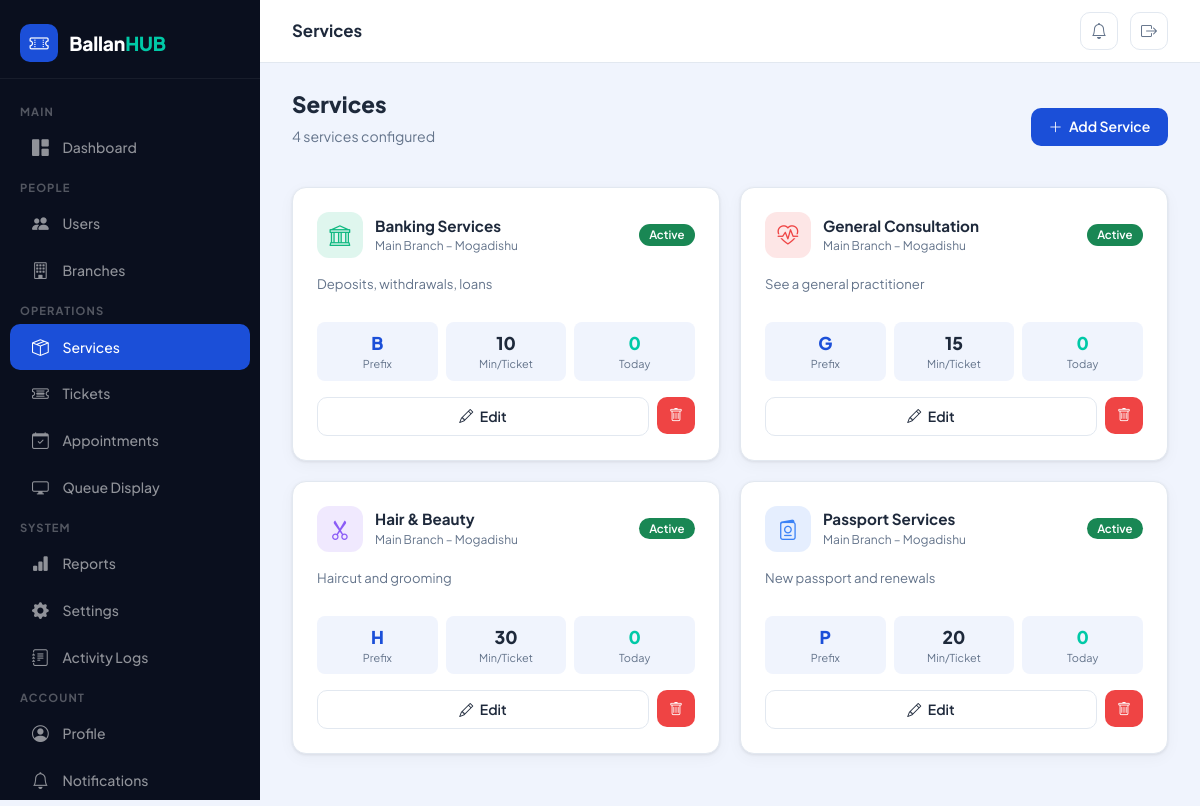
Screenshot of /admin/services.php (signed in) with the database file from the repository.
### tables this page shows
CREATE TABLE `services` (
  `id` INT UNSIGNED NOT NULL AUTO_INCREMENT,
  `branch_id` INT UNSIGNED NOT NULL,
  `name` VARCHAR(150) NOT NULL,
  `description` TEXT,
  `prefix` VARCHAR(5) NOT NULL DEFAULT 'A',
  `avg_duration_minutes` INT DEFAULT 10,
  `max_capacity` INT DEFAULT 100,
  `status` ENUM('active','inactive') DEFAULT 'active',
  `icon` VARCHAR(100) DEFAULT 'bi-person-badge',
  `color` VARCHAR(20) DEFAULT '#3b82f6',
  `created_at` TIMESTAMP DEFAULT CURRENT_TIMESTAMP,
  `updated_at` TIMESTAMP DEFAULT CURRENT_TIMESTAMP ON UPDATE CURRENT_TIMESTAMP,
  PRIMARY KEY (`id`),
  FOREIGN KEY (`branch_id`) REFERENCES `branches`(`id`) ON DELETE CASCADE,
  INDEX `idx_branch` (`branch_id`),
  INDEX `idx_status` (`status`)
);

CREATE TABLE `branches` (
  `id` INT UNSIGNED NOT NULL AUTO_INCREMENT,
  `name` VARCHAR(150) NOT NULL,
  `address` TEXT,
  `phone` VARCHAR(30),
  `email` VARCHAR(150),
  `city` VARCHAR(100),
  `country` VARCHAR(100) DEFAULT 'Somalia',
  `status` ENUM('active','inactive') DEFAULT 'active',
  `created_at` TIMESTAMP DEFAULT CURRENT_TIMESTAMP,
  `updated_at` TIMESTAMP DEFAULT CURRENT_TIMESTAMP ON UPDATE CURRENT_TIMESTAMP,
  PRIMARY KEY (`id`),
  INDEX `idx_status` (`status`)
);

### admin/services.php (the view, shortened to what this page needs)
<?php
require_once __DIR__ . '/../bootstrap.php';
$pdo = db();
$pageTitle = 'Services';
$services = $pdo->query(
    "SELECT s.*, b.name AS branch_name,
            (SELECT COUNT(*) FROM tickets t
             WHERE t.service_id = s.id AND DATE(t.created_at) = CURDATE()) AS today_tickets
     FROM services s
     JOIN branches b ON b.id = s.branch_id
     ORDER BY s.branch_id, s.name"
)->fetchAll();
require_once __DIR__ . '/../views/partials/header.php';
?>
<div style="display:flex;align-items:center;justify-content:space-between;margin-bottom:1.5rem">
  <div>
    <h1 style="font-size:1.4rem;font-weight:800">Services</h1>
    <p style="color:var(--muted);font-size:.88rem"><?= count($services) ?> services configured</p>
  </div>
  <button class="btn-brand" data-bs-toggle="modal" data-bs-target="#svcModal" onclick="resetForm()">
    <i class="bi bi-plus-lg"></i> Add Service
  </button>
</div>
<div style="display:grid;grid-template-columns:repeat(auto-fill,minmax(280px,1fr));gap:1.25rem;margin-bottom:1.5rem">
  <?php foreach ($services as $svc): ?>
  <div class="panel" style="margin-bottom:0">
    <div class="panel-body">
      <div style="display:flex;align-items:center;justify-content:space-between;margin-bottom:1rem">
        <div style="display:flex;align-items:center;gap:.75rem">
          <div style="width:46px;height:46px;border-radius:12px;background:<?= e($svc['color']) ?>22;
                      display:grid;place-items:center;font-size:1.3rem;color:<?= e($svc['color']) ?>">
            <i class="bi <?= e($svc['icon']) ?>"></i>
          </div>
          <div>
            <div style="font-weight:700;font-size:.95rem"><?= e($svc['name']) ?></div>
            <div style="font-size:.75rem;color:var(--muted)"><?= e($svc['branch_name']) ?></div>
          </div>
        </div>
        <?= statusBadge($svc['status']) ?>
      </div>
      <p style="font-size:.82rem;color:var(--muted);margin-bottom:1rem;min-height:2rem">
        <?= e($svc['description'] ?? '') ?>
      </p>
      <div style="display:grid;grid-template-columns:1fr 1fr 1fr;gap:.5rem;margin-bottom:1rem">
        <div style="text-align:center;background:var(--bg);border-radius:8px;padding:.5rem">
          <div style="font-size:1.1rem;font-weight:800;color:var(--brand)"><?= e($svc['prefix']) ?></div>
          <div style="font-size:.68rem;color:var(--muted)">Prefix</div>
        </div>
        <div style="text-align:center;background:var(--bg);border-radius:8px;padding:.5rem">
          <div style="font-size:1.1rem;font-weight:800"><?= $svc['avg_duration_minutes'] ?></div>
          <div style="font-size:.68rem;color:var(--muted)">Min/Ticket</div>
        </div>
        <div style="text-align:center;background:var(--bg);border-radius:8px;padding:.5rem">
          <div style="font-size:1.1rem;font-weight:800;color:var(--accent)"><?= $svc['today_tickets'] ?></div>
          <div style="font-size:.68rem;color:var(--muted)">Today</div>
        </div>
      </div>
      <div style="display:flex;gap:.5rem">
        <button class="btn-ghost" style="flex:1;justify-content:center"
                onclick='openEdit(<?= htmlspecialchars(json_encode($svc), ENT_QUOTES) ?>)'>
          <i class="bi bi-pencil"></i> Edit
        </button>
        <form method="POST" onsubmit="return confirm('Delete this service and all its tickets?')">
          <button type="submit" class="btn-danger" style="padding:.5rem .75rem">
            <i class="bi bi-trash"></i>
          </button>
        </form>
      </div>
    </div>
  </div>
  <?php endforeach; ?>
</div>
<?php
require_once __DIR__ . '/../views/partials/footer.php';
?>

### views/partials/header.php (shortened to what this page needs)
<!DOCTYPE html>
<html lang="en">
<head>
  <link href="https://cdn.jsdelivr.net/npm/bootstrap-icons@1.11.3/font/bootstrap-icons.css" rel="stylesheet">
  <link href="https://cdn.jsdelivr.net/npm/bootstrap@5.3.3/dist/css/bootstrap.min.css" rel="stylesheet">
</head>
<body>
<aside class="sidebar" id="sidebar">
  <a href="<?= APP_URL ?>/admin/dashboard.php" class="sidebar-brand">
    <div class="brand-icon"><i class="bi bi-ticket-perforated"></i></div>
    <span class="brand-name">Ballan<span>HUB</span></span>
  </a>
  <nav class="sidebar-nav">
    <?php $role = $_SESSION['role_id'] ?? 3; ?>
    <?php if ($role == ROLE_ADMIN): ?>
    <div class="nav-section">Main</div>
    <a href="<?= APP_URL ?>/admin/dashboard.php"   class="nav-link <?= isActive('dashboard') ?>">
      <i class="bi bi-grid-1x2-fill"></i> Dashboard
    </a>
    <div class="nav-section">People</div>
    <a href="<?= APP_URL ?>/admin/users.php"        class="nav-link <?= isActive('users') ?>">
      <i class="bi bi-people-fill"></i> Users
    </a>
    <a href="<?= APP_URL ?>/admin/branches.php"     class="nav-link <?= isActive('branches') ?>">
      <i class="bi bi-building"></i> Branches
    </a>
    <div class="nav-section">Operations</div>
    <a href="<?= APP_URL ?>/admin/services.php"     class="nav-link <?= isActive('services') ?>">
      <i class="bi bi-box-seam"></i> Services
    </a>
    <a href="<?= APP_URL ?>/admin/tickets.php"      class="nav-link <?= isActive('tickets') ?>">
      <i class="bi bi-ticket-detailed"></i> Tickets
    </a>
    <a href="<?= APP_URL ?>/admin/appointments.php" class="nav-link <?= isActive('appointments') ?>">
      <i class="bi bi-calendar-check"></i> Appointments
    </a>
    <a href="<?= APP_URL ?>/admin/queue-display.php"class="nav-link <?= isActive('queue-display') ?>">
      <i class="bi bi-display"></i> Queue Display
    </a>
    <div class="nav-section">System</div>
    <a href="<?= APP_URL ?>/admin/reports.php"      class="nav-link <?= isActive('reports') ?>">
      <i class="bi bi-bar-chart-fill"></i> Reports
    </a>
    <a href="<?= APP_URL ?>/admin/settings.php"     class="nav-link <?= isActive('settings') ?>">
      <i class="bi bi-gear-fill"></i> Settings
    </a>
    <a href="<?= APP_URL ?>/admin/logs.php"         class="nav-link <?= isActive('logs') ?>">
      <i class="bi bi-journal-text"></i> Activity Logs
    </a>
    <?php endif; ?>
    <div class="nav-section">Account</div>
    <a href="<?= APP_URL ?>/profile.php"             class="nav-link <?= isActive('profile') ?>">
      <i class="bi bi-person-circle"></i> Profile
    </a>
    <a href="<?= APP_URL ?>/notifications.php"       class="nav-link <?= isActive('notifications') ?>">
      <i class="bi bi-bell"></i> Notifications
    </a>
  </nav>
</aside>
<div class="main-wrap">
  <header class="topbar">
    <span class="page-title"><?= isset($pageTitle) ? e($pageTitle) : APP_NAME ?></span>
    <div class="topbar-actions">
      <a href="<?= APP_URL ?>/notifications.php" class="icon-btn">
        <i class="bi bi-bell"></i>
      </a>
      <a href="<?= APP_URL ?>/logout.php" class="icon-btn" title="Sign out">
        <i class="bi bi-box-arrow-right"></i>
      </a>
    </div>
  </header>
  <main class="content">
<?php
function isActive(string $page): string {
    return str_contains($_SERVER['PHP_SELF'], $page) ? 'active' : '';
}
?>

### helpers/functions.php (shortened to what this page needs)
<?php
function e(mixed $value): string {
    return htmlspecialchars((string)$value, ENT_QUOTES | ENT_SUBSTITUTE, 'UTF-8');
}
function statusBadge(string $status): string {
    $map = [
        'waiting'     => ['bg-warning text-dark', 'Waiting'],
        'called'      => ['bg-info text-dark',    'Called'],
        'in_progress' => ['bg-primary',           'In Progress'],
        'completed'   => ['bg-success',           'Completed'],
        'cancelled'   => ['bg-danger',            'Cancelled'],
        'no_show'     => ['bg-secondary',         'No Show'],
        'pending'     => ['bg-warning text-dark', 'Pending'],
        'confirmed'   => ['bg-success',           'Confirmed'],
        'rescheduled' => ['bg-info text-dark',    'Rescheduled'],
        'active'      => ['bg-success',           'Active'],
        'inactive'    => ['bg-secondary',         'Inactive'],
        'blocked'     => ['bg-danger',            'Blocked'],
    ];
    [$cls, $label] = $map[$status] ?? ['bg-secondary', ucfirst($status)];
    return '<span class="badge ' . $cls . '">' . $label . '</span>';
}

### views/partials/footer.php (shortened to what this page needs)
  </main>
</div>
</body>
</html>

### views/partials/header.php (style rules this page uses)
:root { --brand: #1B4FD8; --brand-dk: #1239a3; --brand-lt: #dbeafe; --accent: #00C9A7; --danger: #ef4444; --warning: #f59e0b; --success: #10b981; --bg: #F0F4FD; --surface: #FFFFFF; --sidebar-bg: #0A0F1E; --sidebar-w: 260px; --text: #1e293b; --muted: #64748b; --border: #e2e8f0; --radius: 14px; --shadow: 0 1px 3px rgba(0,0,0,.08), 0 4px 16px rgba(0,0,0,.04); }
*, *::before, *::after { box-sizing: border-box; }
body { font-family: 'Plus Jakarta Sans', sans-serif; background: var(--bg); color: var(--text); margin: 0; display: flex; }
.sidebar { position: fixed; top: 0; left: 0; width: var(--sidebar-w); height: 100vh; background: var(--sidebar-bg); display: flex; flex-direction: column; overflow-y: auto; z-index: 1000; transition: transform .3s ease; }
.sidebar-brand { padding: 1.5rem 1.25rem 1rem; border-bottom: 1px solid rgba(255,255,255,.06); display: flex; align-items: center; gap: .7rem; text-decoration: none; }
.brand-icon { width: 38px; height: 38px; background: var(--brand); border-radius: 10px; display: grid; place-items: center; color: #fff; font-size: 1.2rem; flex-shrink: 0; }
.brand-name { font-size: 1.2rem; font-weight: 800; color: #fff; letter-spacing: -.01em; }
.brand-name span { color: var(--accent); }
.sidebar-nav { flex: 1; padding: 1rem 0; }
.nav-section { padding: .5rem 1.25rem .25rem; font-size: .7rem; font-weight: 700; color: rgba(255,255,255,.3); text-transform: uppercase; letter-spacing: .1em; }
.nav-link { display: flex; align-items: center; gap: .75rem; padding: .65rem 1.25rem; color: rgba(255,255,255,.55); text-decoration: none; font-size: .875rem; font-weight: 500; border-radius: 0; transition: color .15s, background .15s; margin: .05rem .65rem; border-radius: 10px; }
.nav-link i { font-size: 1.05rem; width: 20px; text-align: center; }
.nav-link.active { color: #fff; background: var(--brand); }
.main-wrap { margin-left: var(--sidebar-w); flex: 1; display: flex; flex-direction: column; min-height: 100vh; }
.topbar { position: sticky; top: 0; background: var(--surface); border-bottom: 1px solid var(--border); padding: .75rem 2rem; display: flex; align-items: center; gap: 1rem; z-index: 900; }
.topbar .page-title { font-size: 1.05rem; font-weight: 700; flex: 1; }
.topbar-actions { display: flex; align-items: center; gap: .75rem; }
.icon-btn { width: 38px; height: 38px; border-radius: 10px; border: 1px solid var(--border); background: none; color: var(--muted); display: grid; place-items: center; font-size: 1rem; cursor: pointer; position: relative; transition: border-color .15s, color .15s; text-decoration: none; }
.content { flex: 1; padding: 1.75rem 2rem; }
.panel { background: var(--surface); border-radius: var(--radius); border: 1px solid var(--border); box-shadow: var(--shadow); margin-bottom: 1.5rem; }
.panel-body { padding: 1.5rem; }
.btn-brand { background: var(--brand); color: #fff; border: none; border-radius: 10px; font-family: inherit; font-weight: 600; font-size: .875rem; padding: .55rem 1.1rem; cursor: pointer; transition: background .2s; display: inline-flex; align-items: center; gap: .4rem; text-decoration: none; }
.btn-ghost { background: none; border: 1.5px solid var(--border); border-radius: 10px; font-family: inherit; font-weight: 600; font-size: .875rem; padding: .5rem 1rem; cursor: pointer; color: var(--text); transition: border-color .2s; display: inline-flex; align-items: center; gap: .4rem; text-decoration: none; }
.btn-danger { background: var(--danger); color: #fff; border: none; border-radius: 10px; font-family:inherit;font-weight:600;font-size:.875rem;padding:.5rem 1rem; cursor:pointer; }
.badge { font-size: .72rem; font-weight: 600; padding: .3rem .65rem; border-radius: 20px; white-space: nowrap; }

### rows the page displays
services: name "Banking Services", branch.name "Main Branch – Mogadishu", description "Deposits, withdrawals, loans", prefix "B", avg_duration_minutes "10", today_tickets "0"
services: name "General Consultation", branch.name "Main Branch – Mogadishu", description "See a general practitioner", prefix "G", avg_duration_minutes "15", today_tickets "0"
services: name "Hair & Beauty", branch.name "Main Branch – Mogadishu", description "Haircut and grooming", prefix "H", avg_duration_minutes "30", today_tickets "0"
services: name "Passport Services", branch.name "Main Branch – Mogadishu", description "New passport and renewals", prefix "P", avg_duration_minutes "20", today_tickets "0"

### other values shown
$pageTitle "Services"
count($services) "4"
